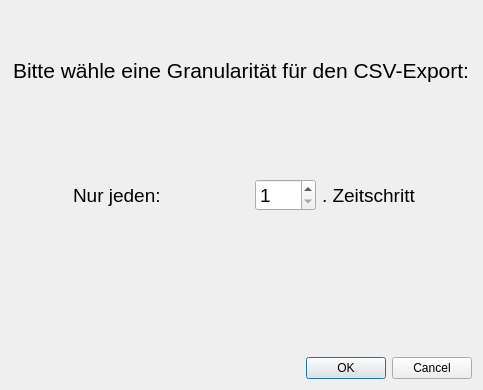
<?xml version="1.0" encoding="UTF-8"?>
<ui version="4.0">
 <class>Dialog</class>
 <widget class="QDialog" name="Dialog">
  <property name="geometry">
   <rect>
    <x>0</x>
    <y>0</y>
    <width>483</width>
    <height>390</height>
   </rect>
  </property>
  <property name="windowTitle">
   <string>Dialog</string>
  </property>
  <layout class="QVBoxLayout" name="verticalLayout">
   <item alignment="Qt::AlignHCenter">
    <widget class="QLabel" name="label">
     <property name="font">
      <font>
       <pointsize>16</pointsize>
      </font>
     </property>
     <property name="text">
      <string>Bitte wähle eine Granularität für den CSV-Export:</string>
     </property>
    </widget>
   </item>
   <item>
    <layout class="QHBoxLayout" name="horizontalLayout">
     <item alignment="Qt::AlignRight">
      <widget class="QLabel" name="label_3">
       <property name="font">
        <font>
         <pointsize>14</pointsize>
        </font>
       </property>
       <property name="text">
        <string>Nur jeden:</string>
       </property>
      </widget>
     </item>
     <item alignment="Qt::AlignRight">
      <widget class="QSpinBox" name="spinBox">
       <property name="enabled">
        <bool>true</bool>
       </property>
       <property name="sizePolicy">
        <sizepolicy hsizetype="Minimum" vsizetype="Fixed">
         <horstretch>0</horstretch>
         <verstretch>0</verstretch>
        </sizepolicy>
       </property>
       <property name="font">
        <font>
         <pointsize>14</pointsize>
        </font>
       </property>
       <property name="minimum">
        <number>1</number>
       </property>
       <property name="maximum">
        <number>100</number>
       </property>
      </widget>
     </item>
     <item>
      <widget class="QLabel" name="label_2">
       <property name="font">
        <font>
         <pointsize>14</pointsize>
        </font>
       </property>
       <property name="text">
        <string>. Zeitschritt</string>
       </property>
      </widget>
     </item>
    </layout>
   </item>
   <item alignment="Qt::AlignBottom">
    <widget class="QDialogButtonBox" name="buttonBox">
     <property name="orientation">
      <enum>Qt::Horizontal</enum>
     </property>
     <property name="standardButtons">
      <set>QDialogButtonBox::Cancel|QDialogButtonBox::Ok</set>
     </property>
    </widget>
   </item>
  </layout>
 </widget>
 <resources/>
 <connections>
  <connection>
   <sender>buttonBox</sender>
   <signal>accepted()</signal>
   <receiver>Dialog</receiver>
   <slot>accept()</slot>
   <hints>
    <hint type="sourcelabel">
     <x>248</x>
     <y>254</y>
    </hint>
    <hint type="destinationlabel">
     <x>157</x>
     <y>274</y>
    </hint>
   </hints>
  </connection>
  <connection>
   <sender>buttonBox</sender>
   <signal>rejected()</signal>
   <receiver>Dialog</receiver>
   <slot>reject()</slot>
   <hints>
    <hint type="sourcelabel">
     <x>316</x>
     <y>260</y>
    </hint>
    <hint type="destinationlabel">
     <x>286</x>
     <y>274</y>
    </hint>
   </hints>
  </connection>
 </connections>
</ui>
